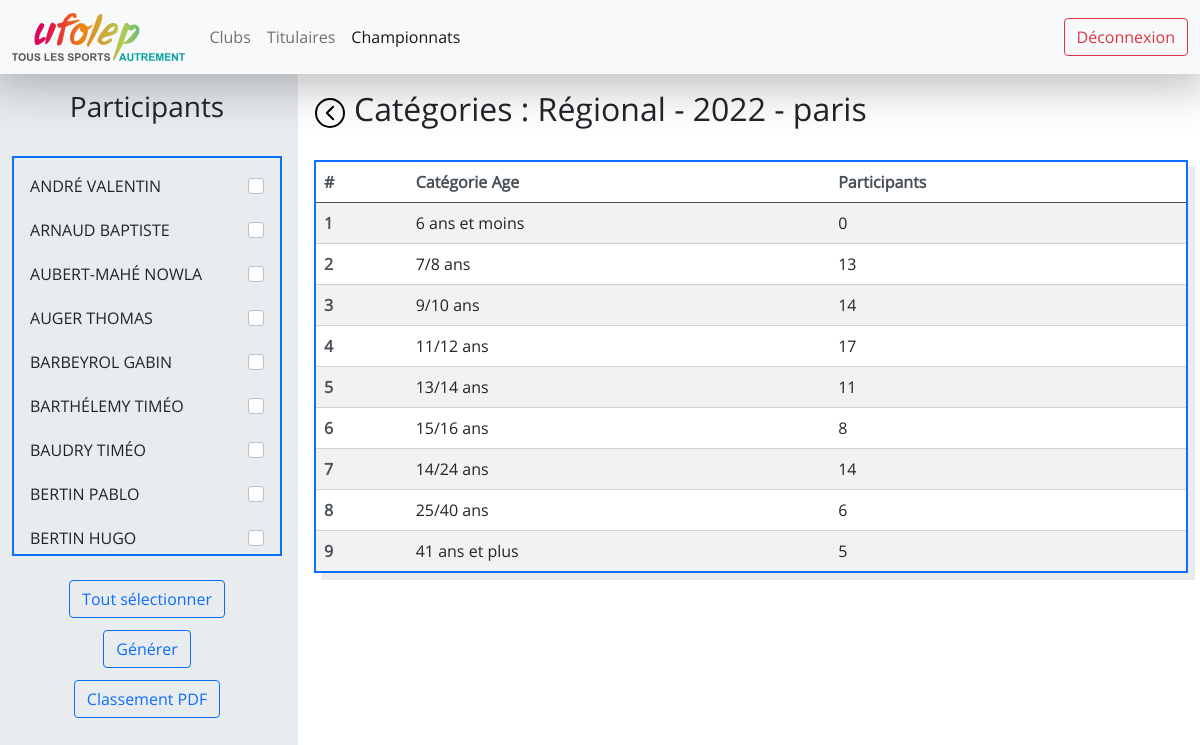
The page /championnat-12/etape-19/categories/ (signed in) on the database as committed earlier.
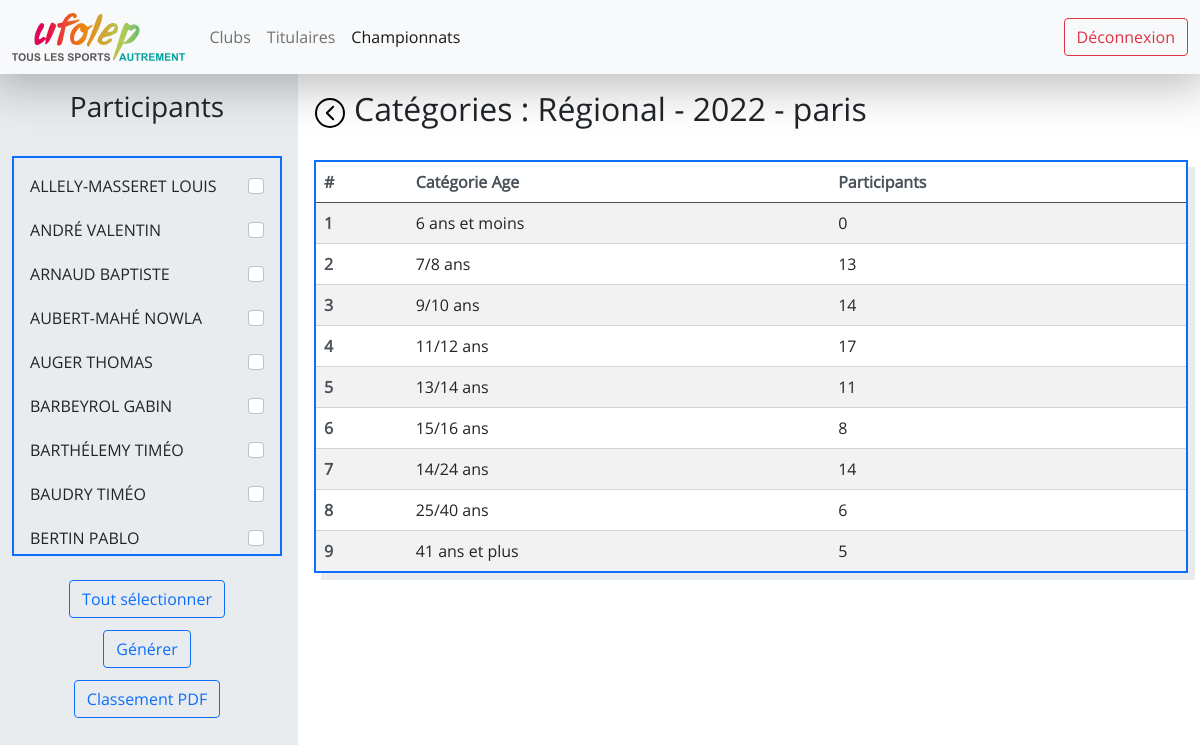
The same page on the database as committed later.
### website/models.py (models this page shows)
class Titulaire(db.Model) :
    __tablename__ = "titulaire"
    id = db.Column(db.Integer, primary_key=True)
    nom = db.Column(db.String(100), nullable=False)
    prenom = db.Column(db.String(100), nullable=False)
    date_naissance = db.Column(db.Date, nullable=False)
    numero_plaque = db.Column(db.String(2), nullable=False)
    club_id = db.Column(db.Integer, db.ForeignKey('club.id'), nullable=False)
    sexe_id = db.Column(db.Integer, db.ForeignKey('sexe.id'), nullable=False)
    manches = db.relationship('Participant_manche', cascade="all, delete-orphan",backref='titulaire_manche', lazy=True)
    races = db.relationship('Participant_race',cascade="all, delete-orphan",backref='titulaire_race', lazy=True)

class Championnat_type(db.Model) :
    __tablename__ = "championnat_type"
    id = db.Column(db.Integer, primary_key=True)
    type = db.Column(db.String(50), nullable=False)
    nb_etapes_max = db.Column(db.Integer, nullable=False)
    championnats =  db.relationship('Championnat', backref='championnat_type', lazy=True)

class Championnat(db.Model) :
    __tablename__ = "championnat"
    id = db.Column(db.Integer, primary_key=True)
    championnat_type_id = db.Column(db.Integer, db.ForeignKey('championnat_type.id'), nullable=False)
    annee = db.Column(db.Integer, nullable=False)
    etapes = db.relationship('Etape', backref='championnat', lazy=True, cascade="all, delete")

class Club(db.Model) :
    __tablename__ = "club"
    id = db.Column(db.Integer, primary_key=True)
    ville = db.Column(db.String(100), unique=True, nullable=False)
    initiales = db.Column(db.String(5), unique=True, nullable=False)
    titulaires = db.relationship('Titulaire', backref='club', lazy=True)
    etapes = db.relationship('Etape', cascade="all, delete-orphan",backref='club', lazy=True)

class Categorie_type(db.Model) :
    __tablename__ = "categorie_type"
    id = db.Column(db.Integer, primary_key=True)
    min_age = db.Column(db.Integer, nullable=False)
    max_age = db.Column(db.Integer, nullable=False)
    name = db.Column(db.String(100), nullable=False)
    races =  db.relationship('Race', backref='categorie_type', lazy=True)
    categories = db.relationship('Categorie', backref='categorie_type', lazy=True)

### website/views.py (the view)
@views.route("/championnat-<championnat_id>/etape-<etape_id>/categories/")
@login_required
def etape(etape_id, championnat_id) :
    etape = Etape.query.filter_by(id=etape_id).first()
    if etape is not None :
        participants = []
        titulaires_list = Titulaire.query.order_by(Titulaire.nom).all()
        titulaires = []
        for titulaire in titulaires_list :
            participate = False
            if Participant_etape.query.filter_by(etape_id=etape.id, titulaire_id=titulaire.id).first() is not None :
                participate = True
            if participate :
                participants.append(titulaire)
            titulaires.append({
                'id': titulaire.id,
                'name': titulaire.nom + " " + titulaire.prenom,
                'participate': participate,
            })
        categorie_types_list = Categorie_type.query.all()
        categorie_types = {}
        for categorie_type in categorie_types_list :
            categorie_types[categorie_type.name] = {
                'nb_participants': len(Participant_etape.query.filter_by(etape_id=etape.id, categorie_type_id=categorie_type.id).all()),
                'id': categorie_type.id
            }
        return render_template('etape.html', titulaires=titulaires, championnat_id=etape.championnat_id, categorie_types=categorie_types, etape=etape)
    return render_template('404.html'), 404

### app.py (called while the page is built)
@app.teardown_appcontext
def shutdown_session(exception=None):
    db.session.remove()

### website/__init__.py (called while the page is built)
def create_app() :
    app = Flask(__name__)
    app.config["SECRET_KEY"] = "ti=his is a test"
    app.config['SQLALCHEMY_DATABASE_URI'] = 'sqlite:///database.db'
    app.config['SQLALCHEMY_TRACK_MODIFICATIONS'] = True
    db.init_app(app)
    login_manager = LoginManager()
    login_manager.login_view = "auth.login"
    login_manager.init_app(app)
    from .models import User
    @login_manager.user_loader
    def load_user(user_id) :
        return User.query.get(int(user_id))
    from .views import views
    from .auth import auth
    app.register_blueprint(views, url_prefix="/")
    app.register_blueprint(auth, url_prefix="/")
    db.create_all(app=app)
    return app

### website/templates/etape.html (shortened to what this page needs)
{% extends "logged.html" %}
{% block logged_css %}
<link
    href="{{ url_for('static', filename='etape.css') }}"
    rel="stylesheet"
>
{% endblock %}
{% block left_col %}
<form class="" method="post">
    <div class="title horizontal-flex mb-4">
        <h3>Participants</h3>
    </div>
    <div class="mb-4 participants">
        {% for titulaire in titulaires %}
        <div class="mb-1 titulaire">
            <p>{{ titulaire["name"] }}</p>
            <input name="{{ titulaire['id'] }}" class="form-check-input" type="checkbox" {% if titulaire['participate'] %}checked{% endif %}>
        </div>
        {% endfor %}
    </div>
    <div class="horizontal-flex">
       <button style="margin-bottom: 12px;" onclick="select(event)" type="submit" class="btn btn-outline-primary">Tout sélectionner</button>
    </div>
    <div class="horizontal-flex">
        <button style="margin-bottom: 12px;" onclick="clicked(event)" type="submit" class="btn btn-outline-primary">Générer</button>
    </div>
    <div class="horizontal-flex">
        <form method="post">
            <button formaction="{{ url_for('views.generer_pdf_classement_categories',championnat_id=championnat_id, etape_id= etape.id) }}" type="submit" class="btn btn-outline-primary">Classement PDF</button>
        </form>
    </div>
</form>
{% endblock %}
{% block right_col %}
<div class="title mb-4">
    <div class="center-flex me-2">
        <a href="{{ url_for('views.etapes', championnat_id=championnat_id) }}"><img class="back" src="{{ url_for('static', filename='back.svg') }}" alt="Retour"></a>
    </div>
    <h2>Catégories : {{ etape.championnat.championnat_type.type }} - {{ etape.championnat.annee }} - {{ etape.club.ville }}</h2>
</div>
<table class="table table-striped table-hover">
    <thead>
        <tr>
            <th scope="col">#</th>
            <th scope="col">Catégorie Age</th>
            <th scope="col">Participants</th>
        </tr>
    </thead>
    <tbody>
        {% for categorie_type in categorie_types %}
        <tr onclick="window.location='{{ url_for('views.races', championnat_id=championnat_id, categorie_type_id=categorie_types[categorie_type]['id'], etape_id=etape.id) }}';">
            <th scope="row">{{ loop.index }}</th>
            <td>{{ categorie_type }}</td>
            <td>{{ categorie_types[categorie_type]['nb_participants'] }}</td>
        </tr>
        {% endfor %}
    </tbody>
</table>
{% endblock %}

### website/templates/logged.html (shortened to what this page needs)
{% extends "base.html" %}
{% block custom_css %}
<link
    href="{{ url_for('static', filename='navbar.css')}}"
    rel="stylesheet"
>
<link
    href="{{ url_for('static', filename='logged.css')}}"
    rel="stylesheet"
>
{% block logged_css %}{% endblock %}
{% endblock %}
{% block page_content %}
    {% include 'navbar.html' %}
    <div class="row px-2">
        <div class="col-xxl-2 col-xl-3 col-lg-4 col-md-4 col-sm-4 col-4 left-main-col pt-3">
            {% block left_col %}{% endblock %}
        </div>
        <div class="col-xxl-10 col-xl-9 col-lg-8 col-md-8 col-sm-8 col-8 right-main-col pt-3">
            {% block right_col %}{% endblock %}
        </div>
    </div>
{% endblock %}

### website/templates/base.html (shortened to what this page needs)
<!DOCTYPE html>
<html lang="fr" dir="ltr">
    <head>
        <link
            href="{{ url_for('static', filename='main.css') }}"
            rel="stylesheet"
        >
            <link
            href="{{ url_for('static', filename='bootstrap.min.css')}}"
            rel="stylesheet"
            >
        <link
            href="{{ url_for('static', filename='aos.css')}}"
            rel="stylesheet"
        >
        {% block custom_css %}{% endblock %}
    </head>
    <body>
        {% block page_content %}
        {% endblock %}
    </body>
</html>

### website/templates/navbar.html
<nav class="navbar navbar-expand-lg navbar-light bg-light">
    <div class="container-fluid">
        <a class="navbar-brand" href="{{ url_for('views.home') }}">
            <img class="logo" src="{{ url_for('static', filename='Logo.svg') }}" alt="UFOLEP">
        </a>
        <div class="collapse navbar-collapse">
            <ul class="navbar-nav me-auto mb-2 mb-lg-0">
                <li class="nav-item">
                    <a id="clubs" class="nav-link" href="{{ url_for('views.clubs') }}">Clubs</a>
                </li>
                <li class="nav-item">
                    <a id="titulaires" class="nav-link" href="{{ url_for('views.titulaires') }}">Titulaires</a>
                </li>
                <li class="nav-item">
                    <a id="championnats" class="nav-link" href="{{ url_for('views.championnats') }}">Championnats</a>
                </li>
            </ul>
            <ul class="navbar-nav ms-auto">
                <li class="nav-item">
                    <a class="btn btn-outline-danger" href="{{ url_for('auth.logout') }}">Déconnexion</a>
                </li>
            </ul>
        </div>
    </div>
</nav>

### website/static/main.css (style rules this page uses)
* { padding: 0; margin: 0; }
html, body { font-family: open-sans; overflow: hidden; }
.center-flex { display: flex; align-items: center; justify-content: center; }
.horizontal-flex { display: flex; justify-content: center; }
img.back { height: 2rem; }
.table { box-shadow: 7px 7px 0 0 var(--bs-gray-200); border: 2px solid var(--bs-blue) !important; }
.table th { color: var(--bs-gray-700); border-color: var(--bs-gray-400); }
.table td { border-color: var(--bs-gray-400); }

### website/static/navbar.css (style rules this page uses)
.navbar { -webkit-box-shadow: 0px 0px 50px 10px rgba(0,0,0,0.29); box-shadow: 0px 0px 50px 10px rgba(0,0,0,0.29); }
.logo { height: 3rem; overflow: hidden; }

### website/static/logged.css (style rules this page uses)
.left-main-col { overflow-x: hidden; overflow-y: scroll visible; background-color: var(--bs-gray-200); height: 92vh; padding: 1rem; }
.right-main-col { height: 90vh; padding: 1rem; overflow-x: hidden; overflow-y: scroll visible; }

### website/static/etape.css (style rules this page uses)
tr { cursor: pointer; }
.title { display: flex; }
.participants { border: 2px solid var(--bs-blue) !important; box-shadow: 7px 7px 0 0 var(--bs-gray-200); padding: 1rem; height: 25rem; overflow-y: scroll; }
.titulaire { display: flex; justify-content: space-between; }

Rows that differ between the two databases and show on the page:
removed Titulaire: name "BERTIN HUGO"
added Titulaire: name "ALLELY-MASSERET LOUIS"
